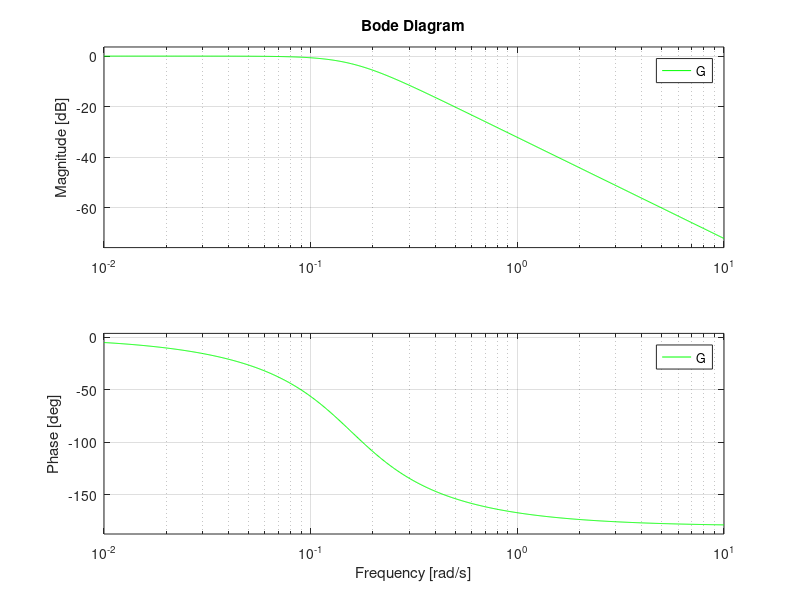

This figure's MATLAB source:
clear all;

sampR = 40000;

Fp = 1000;
Fs = 5000;

Wp = 2*pi*Fp/sampR; %passband edge angular frequency
Ws = 2*pi*Fs/sampR; %stopband edge angular frequency

Rp = 3; %maximum passband attenuation in dB
Rs = 40; %minimum passband attenuation in dB

[N,Wn] = buttord(Wp,Ws,Rp,Rs);

[num,den] = butter(N,Wn,'s');

G = tf(num,den);

bode(G , 'g');